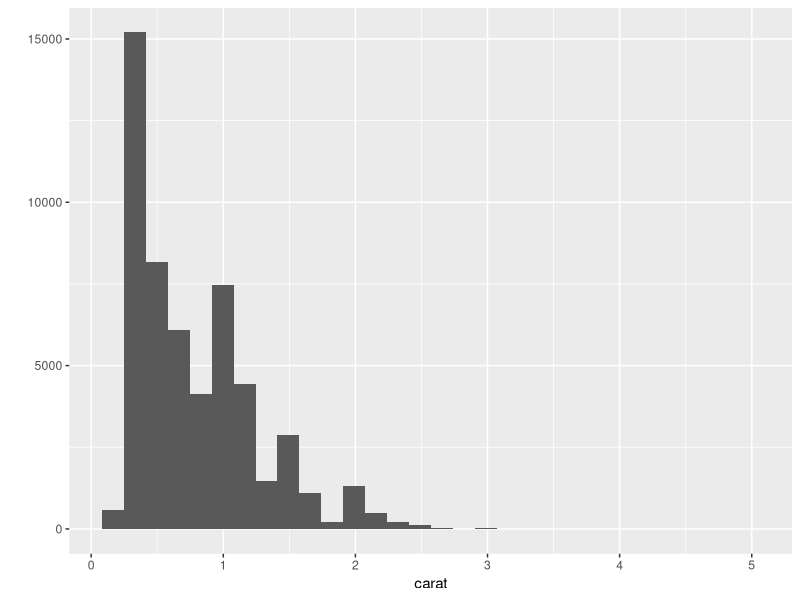
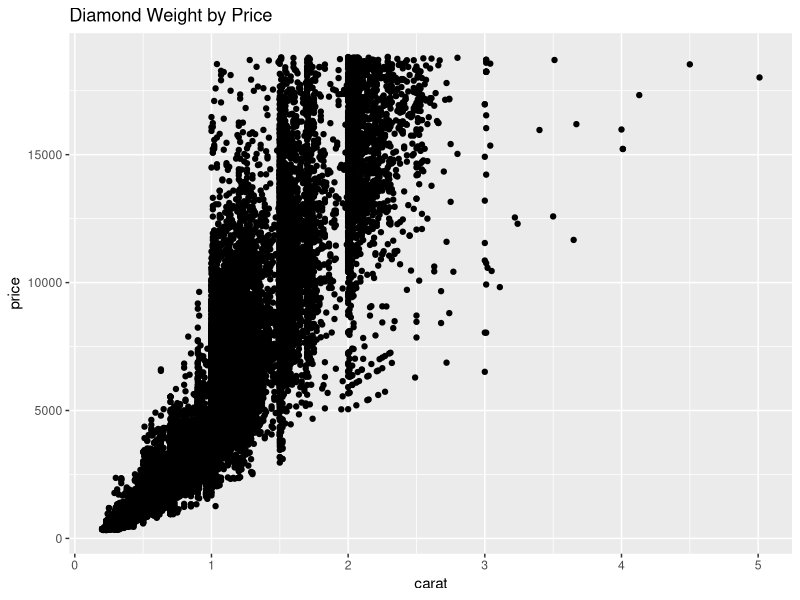
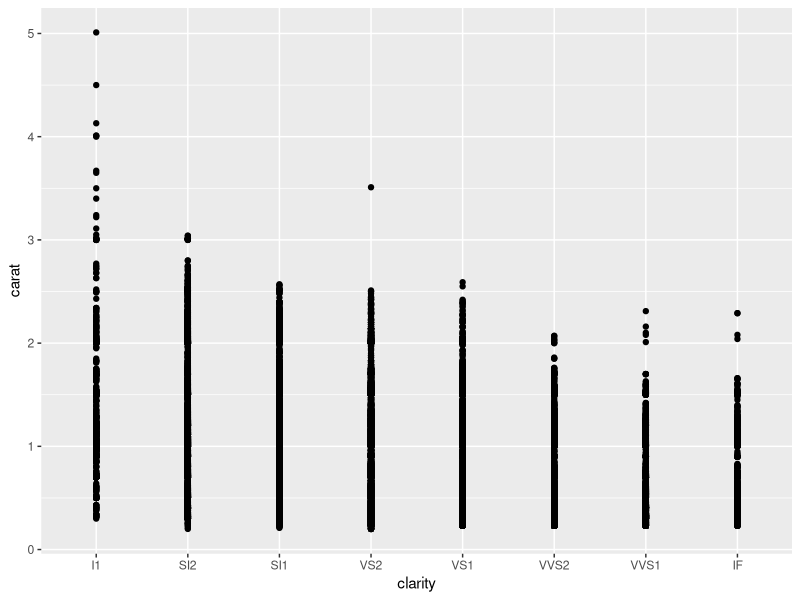
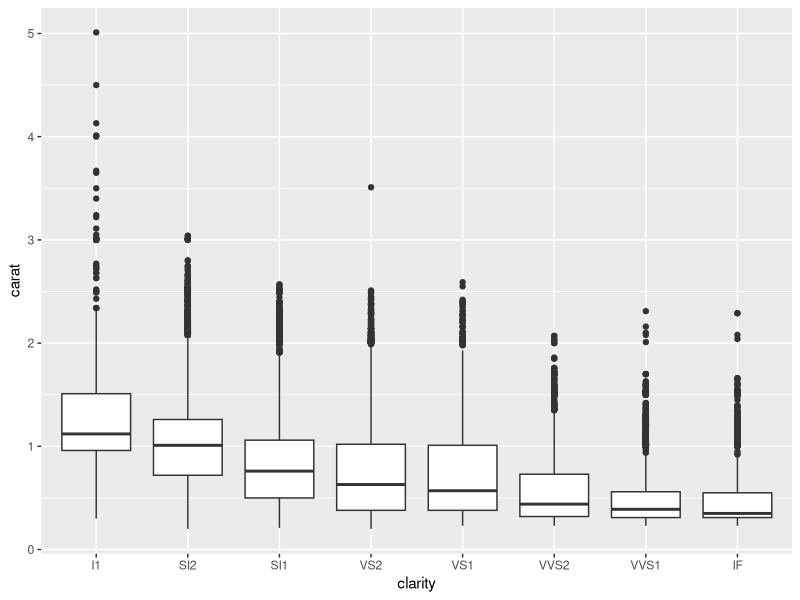
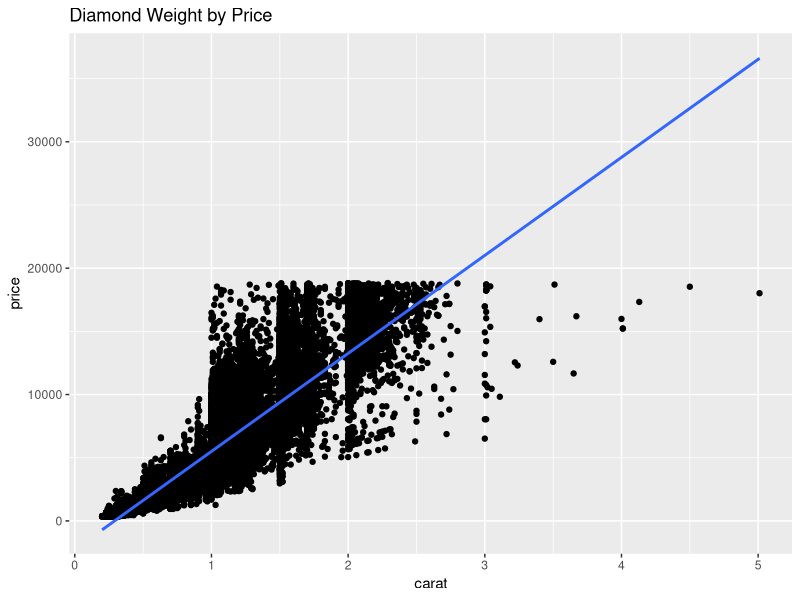
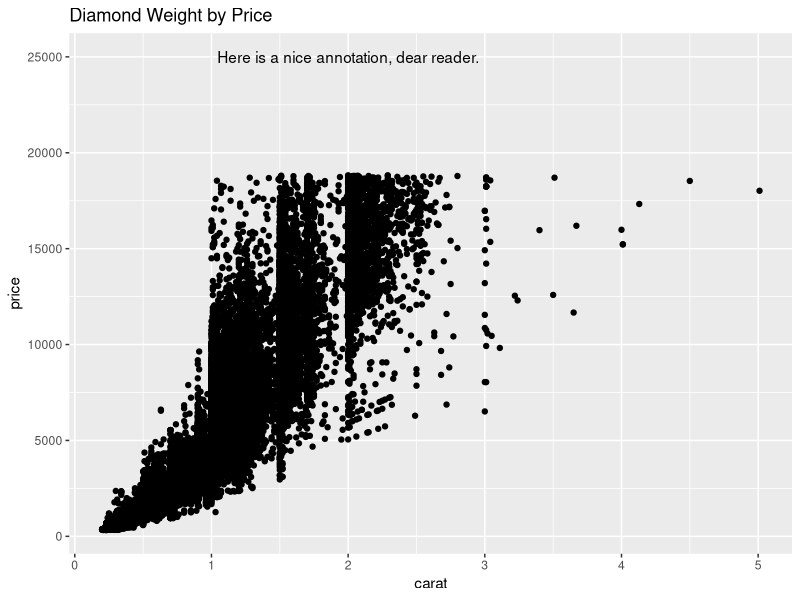
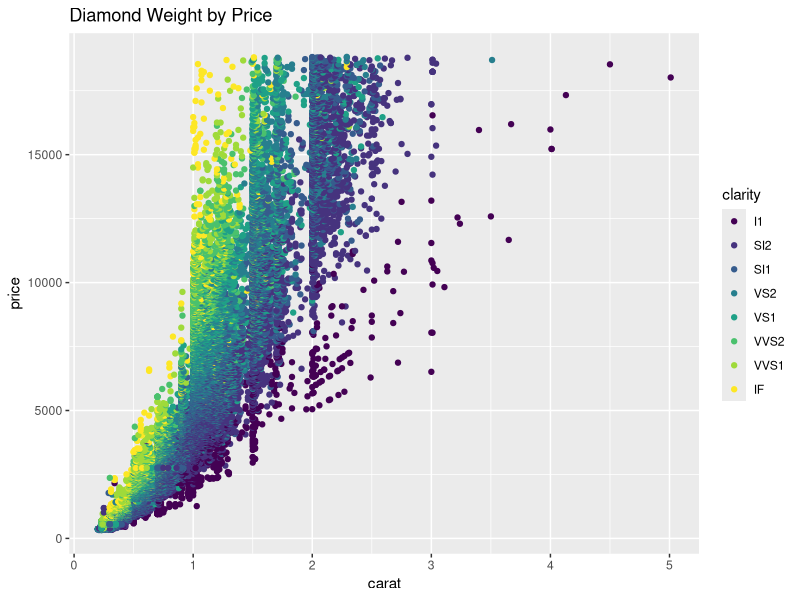
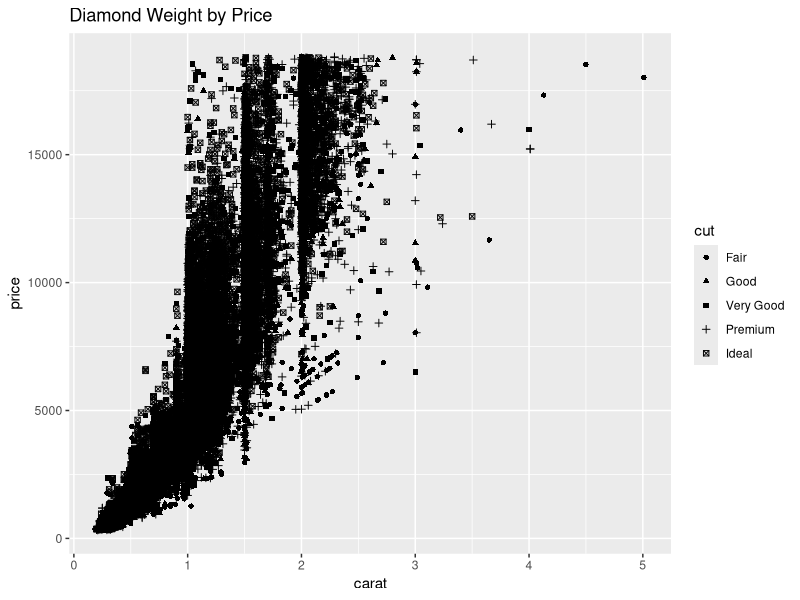

Write R code to recreate these figures, in order.
## ---- chunk 1
library(ggplot2)
head(diamonds)
## ---- chunk 2
library(ggplot2)
qplot(x=carat, data=diamonds)
## ---- chunk 3
qplot(x=carat, y=price, data=diamonds, main="Diamond Weight by Price")
## ---- chunk 4
qplot(x=clarity, y=carat, data=diamonds)
## ---- chunk 5
qplot(x=clarity, y=carat, data=diamonds, geom="boxplot")
## ---- chunk 6
weight_by_price <- qplot(x=carat, y=price, data=diamonds, main="Diamond Weight by Price")
weight_by_price + stat_smooth(method="lm")
## ---- chunk 7
weight_by_price + annotate("text", x=2, y=25000, label="Here is a nice annotation, dear reader.")
## ---- chunk 8
qplot(x=carat, y=price, data=diamonds, main="Diamond Weight by Price", color=clarity)
qplot(x=carat, y=price, data=diamonds, main="Diamond Weight by Price", shape=cut)
## ---- chunk 9
qplot(x=carat, y=price, data=diamonds, main="Diamond Weight by Price", facets=cut~clarity)
## ---- chunk 10

qplot(x=carat, y=price, data=diamonds, main="Diamond Weight by Price", color=clarity)+ theme_bw(20)

qplot(x=carat, y=price, data=diamonds, main="Diamond Weight by Price", color=clarity) + theme_classic(20)

## ---- chunk 11
theme_set(theme_bw(20))
qplot(price, data=diamonds)
qplot(depth, table, data=diamonds)
## ---- chunk 12
background <- ggplot(data = diamonds, aes(x = clarity, y=price))
## ---- chunk 13
with_boxplot <- background + geom_boxplot(aes(fill=cut))
with_boxplot
## ---- chunk 14
with_boxplot + 
  theme_bw(20) + 
  labs(title="Price by Clarity") + 
  scale_y_continuous(limits=c(0,25000)) + 
  annotate("text", x=4.5, y=23000, label="There are lots of outliers, because people feel societal \npressure to pay a lot for engagement rings \n and or get duped by salespeople #speculation", size= 4)
